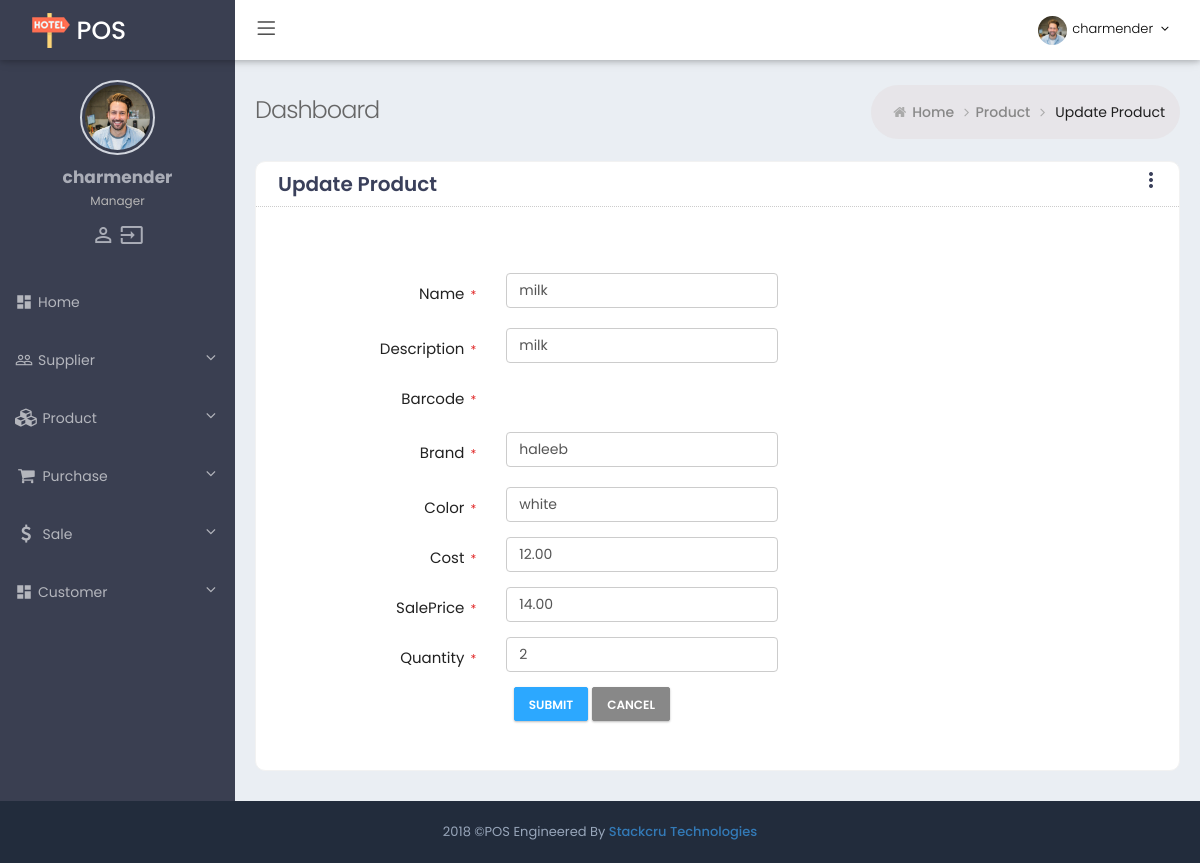
Page /cadmin/product/update/258/ (signed in) on the committed database.
### blog/models.py (models this page shows, shortened)
class Product(models.Model):
    purchase = models.ForeignKey(Purchase, on_delete = models.CASCADE, blank=True, null=True)
    name = models.CharField(max_length=200)
    description = models.CharField(max_length=5000, blank=True)
    fix_value = models.CharField(max_length=200, default= '2532')
    barcode = models.CharField(max_length=200)
    brand = models.CharField(max_length=200)
    colour = models.CharField(max_length=200, blank=True)
    cost = models.DecimalField(max_length=200, max_digits=15, decimal_places=2, default = 0)
    salePrice = models.DecimalField(max_length=200, max_digits=15, decimal_places=2, default = 0)
    quantity = models.IntegerField(default = 0)
    bill = models.DecimalField(max_length=200, max_digits=15, decimal_places=2, default = 0.0)
    created_at = models.DateTimeField(auto_now_add =True)
    updated_at = models.DateTimeField(auto_now =True)

### cadmin/views.py (the view)
# urls.py: url(r'^product/update/(?P<pk>[\d]+)/$', views.product_update, name='product_update'),
@login_required
def product_update(request, pk):
    product = get_object_or_404(Product, pk=pk)
    if request.method == "POST":
        f = ProductForm(request.POST, instance=product)
        if f.is_valid():
            if request.POST.get('author') == "" and request.user.is_superuser:
                updated_product = f.save(commit=False)
                author = Author.objects.get(user__username='staff')
                updated_product.author = author
                updated_product.save()
                f.save_m2m()
            elif request.POST.get('author') and request.user.is_superuser:
                updated_product = f.save()
            else:
                updated_product = f.save(commit=False)
                updated_product.save()
                f.save_m2m()
            messages.add_message(request, messages.INFO, 'Product updated.')
            return redirect(reverse('product_update', args=[product.id]))
    else:
        f = ProductForm(instance=product)
    return render(request, 'cadmin/product_update.html', {'form': f, 'product': product})

### cadmin/templates/cadmin/product_update.html (shortened to what this page needs)
{% extends "cadmin/base_admin.html" %}
{% block main %}
<head></head>
<div class="main">
<div class="page-wrapper">
        {% include "cadmin/header.html" %}
        <div class="page-container">
             {% include "cadmin/sidebar.html" %}
            <div class="page-content-wrapper">
                <div class="page-content">
                    <div class="page-bar">
                        <div class="page-title-breadcrumb">
                            <div class=" pull-left">
                                <div class="page-title">Dashboard</div>
                            </div>
                            <ol class="breadcrumb page-breadcrumb pull-right">
                                <li><i class="fa fa-home"></i>&nbsp;<a class="parent-item" href=#>Home</a>&nbsp;<i class="fa fa-angle-right"></i>
                               <li><a class="parent-item" href="{% url 'product_list' %}">Product</a>&nbsp;<i class="fa fa-angle-right"></i>
                                </li>
                                <li class="active">Update  Product</li>
                            </ol>
                        </div>
                    </div>
                    <div class="row">
                        <div class="col-md-12 col-sm-12">
                            <div class="card card-box">
                                <div class="card-head">
                                    <header>Update  Product</header>
                                    <button id = "panel-button2"
                                           class = "mdl-button mdl-js-button mdl-button--icon pull-right"
                                           data-upgraded = ",MaterialButton">
                                           <i class = "material-icons">more_vert</i>
                                        </button>
                                </div>
                                <div class="card-body" id="bar-parent2">
                                    <form action="#" id="form_sample_2" class="form-horizontal" method="POST">
                                        <div class="form-body">
                                            <div class="form-group row  margin-top-20">
                                                <label class="control-label col-md-3">Name
                                                    <span class="required"> * </span>
                                                </label>
                                                <div class="col-md-4">
                                                         {{ form.name }}
                                                </div>
                                            </div>
                                            <div class="form-group row  margin-top-20">
                                                <label class="control-label col-md-3">Description
                                                    <span class="required"> * </span>
                                                </label>
                                                <div class="col-md-4">
                                                        {{ form.description }}
                                                </div>
                                            </div>
                                            <div class="form-group row  ">
                                                <label class="control-label col-md-3">Barcode
                                                    <span class="required"> * </span>
                                                </label>
                                                <div class="col-md-4">
                                                </div>
                                            </div>
                                            <div class="form-group row  margin-top-20">
                                                <label class="control-label col-md-3">Brand
                                                    <span class="required"> * </span>
                                                </label>
                                                <div class="col-md-4">
                                                        {{ form.brand }}
                                                </div>
                                            </div>
                                            <div class="form-group row  margin-top-20">
                                                <label class="control-label col-md-3">Color
                                                    <span class="required"> * </span>
                                                </label>
                                                <div class="col-md-4">
                                                       {{ form.colour }}
                                                </div>
                                            </div>
                                             <div class="form-group row">
                                                <label class="control-label col-md-3">Cost
                                                    <span class="required"> * </span>
                                                </label>
                                                <div class="col-md-4">
                                                        {{ form.cost }}
                                                </div>
                                            </div>
                                             <div class="form-group row">
                                                <label class="control-label col-md-3">SalePrice
                                                    <span class="required"> * </span>
                                                </label>
                                                <div class="col-md-4">
                                                        {{ form.salePrice }}
                                                </div>
                                            </div>
                                             <div class="form-group row">
                                                <label class="control-label col-md-3">Quantity
                                                    <span class="required"> * </span>
                                                </label>
                                                <div class="col-md-4">
                                                       {{ form.quantity }}
                                                </div>
                                            </div>
                                         <div class="form-group">
                                            <div class="offset-md-3 col-md-9">
                                                <button type="submit" class="btn btn-info">Submit</button>
                                                <button type="button" class="btn btn-default">Cancel</button>
                                            </div>
                                        </div>
                                       </div>
                                    </form>
                                </div>
                         </div>
                    </div>
                </div>
            </div>
        </div>
</div>
{% endblock %}

### cadmin/templates/cadmin/header.html (shortened to what this page needs)
{% load static %}
<div class="page-header navbar navbar-fixed-top">
            <div class="page-header-inner ">
                <div class="page-logo">
                    <a href="{% url 'supplier_list' %}">
                    <img alt="" src="{% static 'assets/img/logo.png' %}">
                    <span class="logo-default" >POS</span> </a>
                </div>
                <ul class="nav navbar-nav navbar-left in">
                    <li><a href="#" class="menu-toggler sidebar-toggler"><i class="icon-menu"></i></a></li>
                </ul>
                <div class="top-menu">
                    <ul class="nav navbar-nav pull-right">
                        <li class="dropdown dropdown-user">
                            <a href="javascript:;" class="dropdown-toggle" data-toggle="dropdown" data-hover="dropdown" data-close-others="true">
                                <img alt="" class="img-circle " src="{% static 'assets/img/dp.jpg' %}" />
                                <span class="username username-hide-on-mobile"> {{ request.user.username }} </span>
                                <i class="fa fa-angle-down"></i>
                            </a>
                        </li>
                    </ul>
                </div>
            </div>
        </div>

### cadmin/templates/cadmin/sidebar.html (shortened to what this page needs)
{% load static %}
            <div class="sidebar-container">
                <div class="sidemenu-container navbar-collapse collapse fixed-menu">
                    <div id="remove-scroll">
                        <ul class="sidemenu page-header-fixed p-t-20" data-keep-expanded="false" data-auto-scroll="true" data-slide-speed="200">
                            <li class="sidebar-user-panel">
                                <div class="user-panel">
                                    <div class="row">
                                            <div class="sidebar-userpic">
                                                <img src="{% static 'assets/img/dp.jpg' %}" class="img-responsive" alt=""> </div>
                                        </div>
                                        <div class="profile-usertitle">
                                            <div class="sidebar-userpic-name"> {{ request.user.username }} </div>
                                            <div class="profile-usertitle-job"> Manager </div>
                                        </div>
                                        <div class="sidebar-userpic-btn">
                                            <span style="align-items: center;"><a class="tooltips" href="{% url 'password_change' %}" data-placement="top" data-original-title="Profile">
                                                <i class="material-icons">person_outline</i>
                                            </a>
                                            <a class="tooltips" href="{% url 'logout' %}" data-placement="top" data-original-title="Logout">
                                                <i class="material-icons">input</i>
                                            </a>
                                        </span>
                                        </div>
                                </div>
                            </li>
                            <li class="nav-item ">
                                <a href="{% url 'index' %}" class="nav-link nav-toggle"> <i class="material-icons">dashboard</i>
                                    <span class="title">Home</span>
                                </a>
                            </li>
                            <li class="nav-item start ">
                                <a href="#" class="nav-link nav-toggle">
                                    <i class="material-icons">people_outline</i>
                                    <span class="title">Supplier</span>
                                </a>
                            </li>
                             <li class="nav-item start ">
                                <a href="#" class="nav-link nav-toggle">
                                    <i class="fa fa-cubes"></i>
                                    <span class="title">Product</span>
                                </a>
                            </li>
                            <li class="nav-item start ">
                                <a href="#" class="nav-link nav-toggle">
                                    <i class="fa fa-shopping-cart"></i>
                                    <span class="title">Purchase</span>
                                </a>
                            </li>
                            <li class="nav-item start ">
                                <a href="#" class="nav-link nav-toggle">
                                    <i class="fa fa-dollar (alias)"></i>
                                    <span class="title">Sale</span>
                                </a>
                            </li>
                            <li class="nav-item">
                                <a href="#" class="nav-link nav-toggle">
                                    <i class="material-icons">dashboard</i>
                                    <span class="title">Customer</span>
                                </a>
                            </li>
                    </div>
                </div>
            </div>

### rows in the picture
Product: name "milk", description "milk", brand "haleeb", colour "white", cost "12.00", salePrice "14.00", quantity "2"

### other values in the picture
{{ request.user.username }} "charmender"
